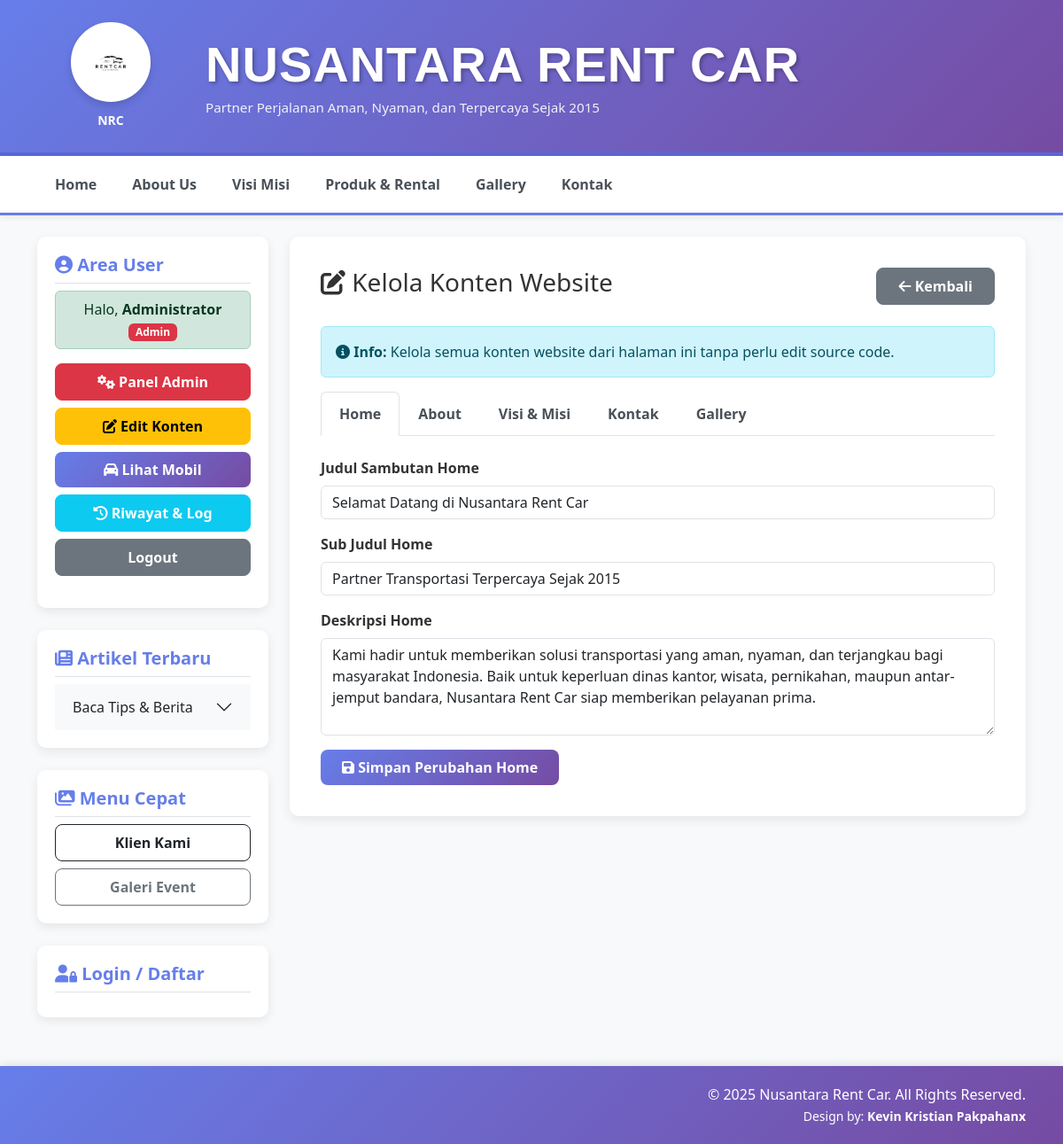
Page /index.php?page=content_manager (signed in) on the committed database.
### tables this page shows
CREATE TABLE IF NOT EXISTS content_pages (
    id INT AUTO_INCREMENT PRIMARY KEY,
    page_key VARCHAR(50) UNIQUE NOT NULL,
    page_title VARCHAR(100) NOT NULL,
    content TEXT NOT NULL,
    updated_at TIMESTAMP DEFAULT CURRENT_TIMESTAMP ON UPDATE CURRENT_TIMESTAMP,
    updated_by INT,
    FOREIGN KEY (updated_by) REFERENCES users(id)
);

### pages/content_manager.php (the view, shortened to what this page needs)
<div class="d-flex justify-content-between align-items-center mb-4">
    <h3><i class="fas fa-edit"></i> Kelola Konten Website</h3>
    <a href="index.php?page=admin" class="btn btn-secondary"><i class="fas fa-arrow-left"></i> Kembali</a>
</div>
<div class="alert alert-info">
    <i class="fas fa-info-circle"></i> <strong>Info:</strong> Kelola semua konten website dari halaman ini tanpa perlu edit source code.
</div>
<ul class="nav nav-tabs mb-4" id="contentTab" role="tablist">
    <li class="nav-item">
        <button class="nav-link active" id="home-tab" data-bs-toggle="tab" data-bs-target="#home-content" type="button">Home</button>
    </li>
    <li class="nav-item">
        <button class="nav-link" id="about-tab" data-bs-toggle="tab" data-bs-target="#about-content" type="button">About</button>
    </li>
    <li class="nav-item">
        <button class="nav-link" id="visi-tab" data-bs-toggle="tab" data-bs-target="#visi-content" type="button">Visi & Misi</button>
    </li>
    <li class="nav-item">
        <button class="nav-link" id="contact-tab" data-bs-toggle="tab" data-bs-target="#contact-content" type="button">Kontak</button>
    </li>
    <li class="nav-item">
        <button class="nav-link" id="gallery-tab" data-bs-toggle="tab" data-bs-target="#gallery-content" type="button">Gallery</button>
    </li>
</ul>
<div class="tab-content" id="contentTabContent">
    <div class="tab-pane fade show active" id="home-content">
        <form action="process/update_content.php" method="POST">
            <?php
            $home_keys = ['home_welcome_title', 'home_welcome_subtitle', 'home_welcome_desc'];
            foreach ($home_keys as $key) {
                $q = mysqli_query($koneksi, "SELECT * FROM content_pages WHERE page_key='$key'");
                $data = mysqli_fetch_array($q);
            ?>
                <div class="mb-3">
                    <label class="form-label fw-bold"><?= $data['page_title']; ?></label>
                    <?php if ($key == 'home_welcome_desc'): ?>
                        <textarea name="<?= $key; ?>" class="form-control" rows="4"><?= $data['content']; ?></textarea>
                    <?php else: ?>
                        <input type="text" name="<?= $key; ?>" class="form-control" value="<?= $data['content']; ?>">
                    <?php endif; ?>
                </div>
            <?php } ?>
            <button type="submit" class="btn btn-primary"><i class="fas fa-save"></i> Simpan Perubahan Home</button>
        </form>
    </div>
</div>

### assets/style.css (style rules this page uses)
* { margin: 0; padding: 0; box-sizing: border-box; }
body { background-color: #f8f9fa; font-family: 'Segoe UI', Tahoma, Geneva, Verdana, sans-serif; color: #333; }
.nav-link { color: #495057 !important; font-weight: 600; padding: 0.75rem 1.25rem !important; transition: all 0.3s ease; position: relative; }
.nav-link::after { content: ''; position: absolute; bottom: 0; left: 50%; width: 0; height: 3px; background: #667eea; transition: all 0.3s ease; transform: translateX(-50%); }
.btn { border-radius: 8px; padding: 0.5rem 1.5rem; font-weight: 600; transition: all 0.3s ease; }
.btn-primary { background: linear-gradient(135deg, #667eea 0%, #764ba2 100%); border: none; }

### rows in the picture
content_pages: page_title "Judul Sambutan Home", home_welcome_title "Selamat Datang di Nusantara Rent Car"
content_pages: page_title "Sub Judul Home", home_welcome_subtitle "Partner Transportasi Terpercaya Sejak 2015"
content_pages: page_title "Deskripsi Home", home_welcome_desc "Kami hadir untuk memberikan solusi transportasi yang aman, nyaman, dan terjangkau bagi masyarakat Indonesia. Baik untuk keperluan dinas kantor, wisata, pernikahan, maupun antar-jemput bandara, Nusantara Rent Car siap memberikan pelayanan prima."

### other values in the picture
$_SESSION['nama_lengkap'] "Administrator"
$_SESSION['role'] "Admin"
